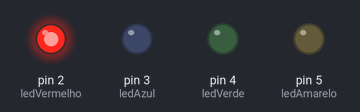
The sketch below on a simulated Arduino Uno, built with avr-gcc and run on an emulated ATmega328P. Parts: output pins drawn as LEDs (lit = HIGH).

Above: at 0.5 s.
At 1.5 s:
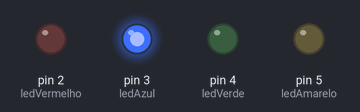
At 2.5 s:
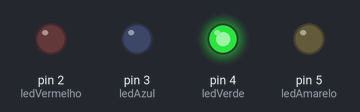
At 3.5 s:
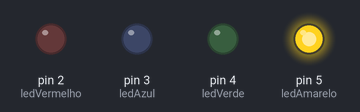
Timing chart, 0 to 5.2 s (numbered marks = the images above):
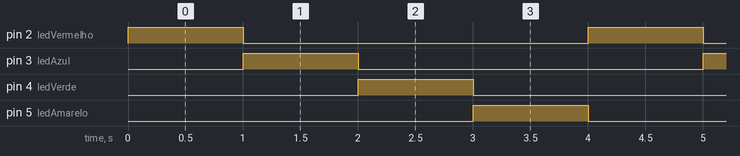

Measured:
- by itself, pin 2 (ledVermelho), pin 3 (ledAzul), pin 4 (ledVerde), pin 5 (ledAmarelo): alternates HIGH for 1.0 s and LOW for 3.0 s
- by itself, everything shown: repeats every 4.0 s, in 5 steps

The sketch:

led-blink-embedded-system.ino
```cpp
// Definindo os pinos dos LEDs
const int ledVermelho = 2;
const int ledAzul = 3;
const int ledVerde = 4;
const int ledAmarelo = 5;

void setup() {
  // Configurando os pinos dos LEDs como saída
  pinMode(ledVermelho, OUTPUT);
  pinMode(ledAzul, OUTPUT);
  pinMode(ledVerde, OUTPUT);
  pinMode(ledAmarelo, OUTPUT);
}

void loop() {
  // Ligar o LED vermelho por 1 segundo
  digitalWrite(ledVermelho, HIGH);
  delay(1000); // Espera 1 segundo
  digitalWrite(ledVermelho, LOW);

  // Ligar o LED azul por 1 segundo
  digitalWrite(ledAzul, HIGH);
  delay(1000); // Espera 1 segundo
  digitalWrite(ledAzul, LOW);

  // Ligar o LED verde por 1 segundo
  digitalWrite(ledVerde, HIGH);
  delay(1000); // Espera 1 segundo
  digitalWrite(ledVerde, LOW);

  // Ligar o LED amarelo por 1 segundo
  digitalWrite(ledAmarelo, HIGH);
  delay(1000); // Espera 1 segundo
  digitalWrite(ledAmarelo, LOW);
}
```
